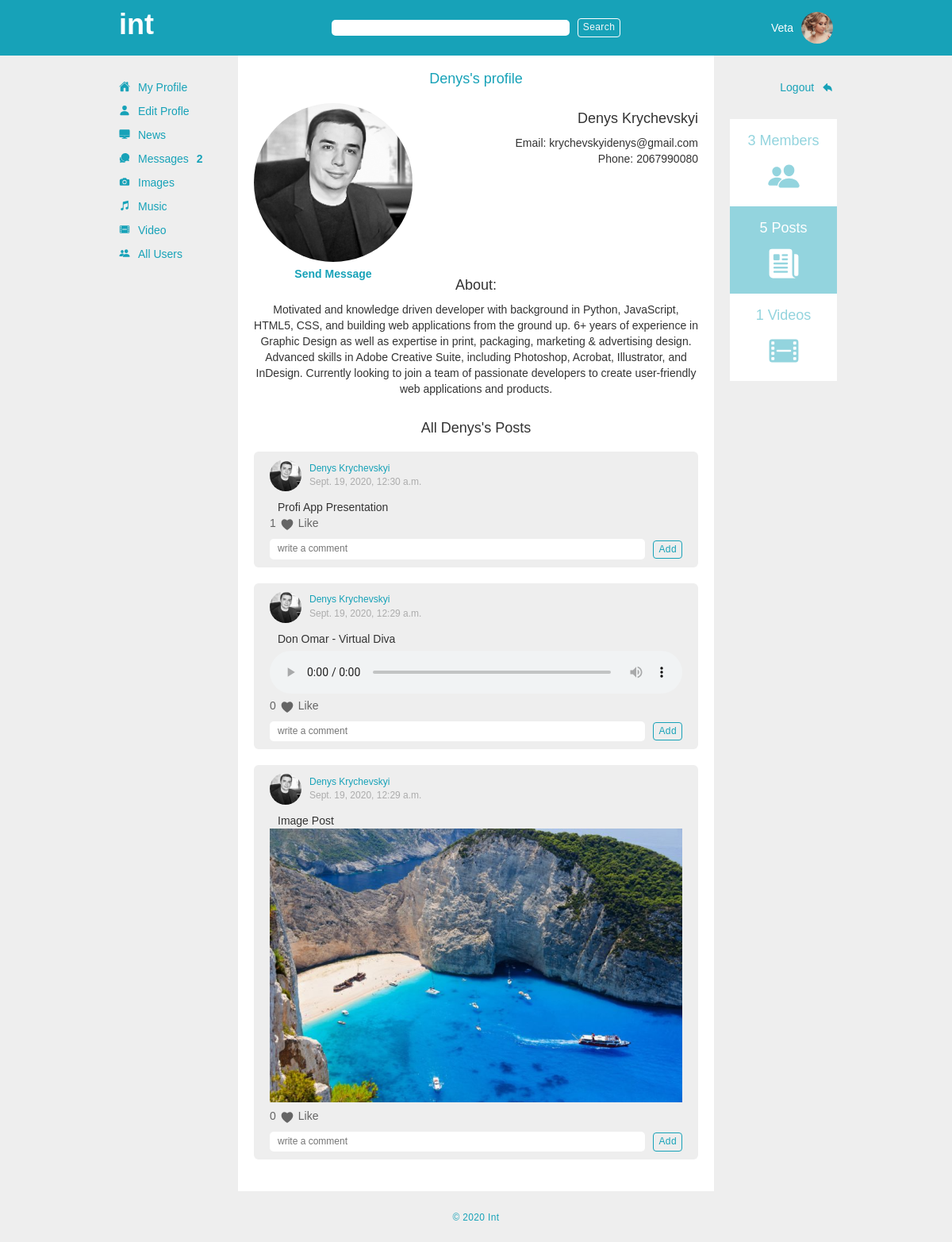
Screenshot of /user/1/profile/ (signed in) with the database file from the repository.
### app_one/models.py (models this page shows, shortened)
class User(models.Model):
    first_name = models.CharField(max_length = 255)
    last_name = models.CharField(max_length = 255)
    initials = 	models.CharField(max_length = 10, blank=True, null = True)
    birth_date = models.DateField(blank=True, null=True)
    avatar = models.ImageField(upload_to='avatars', default='avatars/no_avatar.png')	#upload to avatars is a directory inside media directory, it will go like media/avatars
    email = models.TextField()
    phone_num = models.CharField(default='', max_length = 255)
    about = models.TextField(default='')
    password = models.TextField()
    location = models.CharField(max_length = 255, blank=True, null = True)
    has_message=models.IntegerField(default=0)
    created_at = models.DateTimeField(auto_now_add = True)
    updated_at = models.DateTimeField(auto_now = True)
    objects = UserManager()

class Post(models.Model):
    content = models.TextField()
    post_image = models.ImageField(upload_to='post_images', default=None, blank=True, null = True)
    post_song = models.FileField(upload_to='music', default=None, blank=True, null = True)
    poster = models.ForeignKey(User, related_name = 'poster', on_delete=models.CASCADE)
    likes = models.ManyToManyField(User, related_name = 'posts_liked')
    created_at = models.DateTimeField(auto_now_add = True)
    updated_at = models.DateTimeField(auto_now = True)
    objects = PostManager()

### app_one/views.py (the view)
# urls.py: path('user/<int:user_id>/profile/', views.user_profile),
def user_profile(request, user_id):
    needed_user = User.objects.get(id=user_id)
    user_posts = needed_user.poster.all().order_by('-created_at')
    context = {
        'cur_user': User.objects.get(id = request.session['user_id']),
        'user':needed_user,
        'user_posts':user_posts,
        'all_available_posts': Post.objects.all(),
        'all_users': User.objects.all(),
        'all_videos': Video_item.objects.all()
    }
    return render(request, 'profile.html', context)

### app_one/templates/profile.html (shortened to what this page needs)
{% load embed_video_tags %}
<!DOCTYPE html>
<html lang="en">
<head>
    {% include 'head.html' %}
</head>
<body>
    <div class="outer_container">
        {% include 'search.html' %}
        <div class="inner_container">
            <div class="inner">
                {% include 'navbar.html' %}
                <div class="main_container">
                    <div class="page_title_container">
                        <h4>{{user.first_name}}'s profile</h4>
                    </div>
                    <div class="profile_page_container">
                        <div class="avatar_img">
                            <div class="box">
                                <div class="tz-gallery">
                                    <a class="lightbox" href="{{ MEDIA_URL }}{{ user.avatar }}">
                                        <img src="{{ MEDIA_URL }}{{ user.avatar }}" class="image" alt="{{ post.poster.first_name}}'s avatar">
                                    </a>
                                </div>
                                {% if cur_user.id != user.id %}
                                <a href="/send_to/{{user.id}}/" class="send_mess_btn">Send Message</a>
                                {% endif %}
                            </div>
                            <div class="profile_info">
                                <h4>{{ user.first_name }} {{ user.last_name }}</h4>
                                <p>Email: {{ user.email}}</p>
                                {% if user.phone_num %}
                                <p>Phone: {{ user.phone_num}}</p>
                                {% endif %}
                            </div>
                        </div>
                        <div class="about_user">
                            <h4>About:</h4>
                            {% if user.about|length > 0 %}
                            <p>{{ user.about}}</p>
                            {% else %}
                            <p class="no_provided">No provided information</p>
                            {% endif %}
                        </div>
                        <br>
                        <h4 class="text-center">All {{user.first_name}}'s Posts</h4>
                        {% for post in user_posts %}
                            <div class="post_container">
                                <div class="post_header">
                                    <div class="avatar">
                                        <a href="/user/{{ post.poster.id }}/profile/" ><img src="{{ MEDIA_URL }}{{ post.poster.avatar }}" alt="{{ post.poster.first_name}}'s avatar"></a>
                                    </div>
                                    <div class="poster">
                                        <a href="/user/{{ post.poster.id }}/profile/" class="poster_name">{{ post.poster.first_name }} {{ post.poster.last_name }}</a>
                                        <small>{{ post.created_at }}</small>
                                    </div>
                                </div>
                                <p class="post_content">{{ post.content|safe }}</p>
                                {% if post.post_image %}
                                <div class="post_image_container">
                                    <div class="tz-gallery">
                                        <div class="image_box">
                                            <a class="lightbox" href="{{ MEDIA_URL }}{{ post.post_image }}">
                                                <img class="all_images" src="{{ MEDIA_URL }}{{ post.post_image }}" alt="">
                                            </a>
                                        </div>
                                    </div>
                                </div>
                                {% endif %}
                                {% if post.post_song %}
                                <div class="post_song_container">
                                    <div class="player-box">
                                        <audio controls>
                                            <source src="{{ MEDIA_URL }}{{ post.post_song }}" type="audio/mpeg">
                                        </audio>
                                    </div>
                                </div>
                                {% endif %}
                                <div class="like">
                                    <p class="{{post.id}} likess">{{post.likes.count}}</p>
                                    <ion-icon name="heart"></ion-icon>
                                    {% if cur_user in post.likes.all %}
                                    <a class="unlike" post_id='{{post.id}}' href="/unlike/{{post.id}}/" href2="/like/{{post.id}}/">Unlike</a>
                                    {% else %}
                                    <a class="unlike" post_id='{{post.id}}' href="/like/{{post.id}}/" href2="/unlike/{{post.id}}/">Like</a>
                                    {% endif %}
                                </div>
                                <div class="comment_container">
                                    <div class="comment_form_container">
                                        <form action="/add_comment/post/{{ post.id }}/" class="comment_form" method="POST" post_id="{{post.id}}">
                                            <div class="comment_input">
                                                <div class="add_comment_input">
                                                    <input type="text" name="comment" placeholder="write a comment">
                                                </div>
                                                <button class="btn btn-outline-info btn_add" >Add</button>
                                            </div>
                                        </form>
                                    </div>
                                </div>
                            </div>
                        {% endfor %}
                    </div>
                </div>
                {% include 'sidebar.html' %}
            </div>
        </div>
    {% include 'footer.html' %}
    </div>
</body>
</html>

### app_one/templates/search.html (shortened to what this page needs)
<div id="search_bar_container">
    <div id="search_bar">
        <div class="logo_container">
            <a href="/dashboard/"><h1 class="logotip">int</h1></a>
        </div>
        <div class="form_search_container">
            <div class="form_items">
                <form action="/search/" method="GET" class="form-inline">
                    <input class="search_bar1" type="search" name="results">
                    <button class="btn btn-outline-light search_bar1_btn" type="submit">Search</button>
                </form>
            </div>
        </div>
        <div class="current_user_container">
            {% if request.session.user_id != null %}
            <div class="cur_user_name_container">
                <p><a href="/user/{{ cur_user.id }}/profile/">{{ cur_user.first_name }}</a></p>
            </div>
            <div class="cur_user_photo_container">
                <a href="/user/{{ cur_user.id }}/profile/"><img src="{{ MEDIA_URL }}{{ cur_user.avatar }}" alt="avatar"></a>
            </div>
            {% endif %}
        </div>
    </div>
</div>

### app_one/templates/navbar.html
<div id="navigation">
    <nav>
        <ul>
            {% if request.session.user_id != null %}
            <li><a href="/user/{{ request.session.user_id }}/profile/"><ion-icon name="home"></ion-icon>My Profile</a></li>
            <li><a href="/update_profile/{{ request.session.user_id}}/"><ion-icon name="person"></ion-icon>Edit Profle</a></li>
            <li><a href="/dashboard/"><ion-icon name="desktop"></ion-icon>News</a></li>
            <li>
                <a href="/messages/"><ion-icon name="chatbubbles"></ion-icon>Messages
                    {% if cur_user.has_message %}
                    <span id="mess_count">{{ cur_user.has_message }}</span>
                    {% endif %}
                </a>
            </li>
            <li><a href="/images/"><ion-icon name="camera"></ion-icon>Images</a></li>
            <li><a href="/music/"><ion-icon name="musical-notes"></ion-icon>Music</a></li>
            <li><a href="/video/"><ion-icon name="film"></ion-icon>Video</a></li>
            <li><a href="/all_friends/"><ion-icon name="people"></ion-icon>All Users</a></li>
            {% endif %}
        </ul>
    </nav>
</div>

### rows the page displays
User: first_name "Veta", avatar (picture), has_message "2"
User: first_name "Denys", avatar (picture), last_name "Krychevskyi", email "krychevskyidenys@gmail.com", phone_num "2067990080", about "Motivated and knowledge driven developer with background in Python, JavaScript, HTML5, CSS, and building web applications from the ground up. 6+ years of experience in Graphic Design as well as expertise in print, packaging, marketing & advertising design. Advanced skills in Adobe Creative Suite, including Photoshop, Acrobat, Illustrator, and InDesign. Currently looking to join a team of passionate developers to create user-friendly web applications and products."
Post: poster.avatar (picture), poster.first_name "Denys", poster.last_name "Krychevskyi", created_at "Sept. 19, 2020, 12:30 a.m.", content "Profi App Presentation", likes.count "1"
Post: poster.avatar (picture), poster.first_name "Denys", poster.last_name "Krychevskyi", created_at "Sept. 19, 2020, 12:29 a.m.", content "Don Omar - Virtual Diva", likes.count "0"
Post: poster.avatar (picture), poster.first_name "Denys", poster.last_name "Krychevskyi", created_at "Sept. 19, 2020, 12:29 a.m.", content "Image Post", post_image (picture), likes.count "0"

### other values shown
{{ all_users.count }} "3"
{{ all_available_posts.count }} "5"
{{ all_videos.count }} "1"
